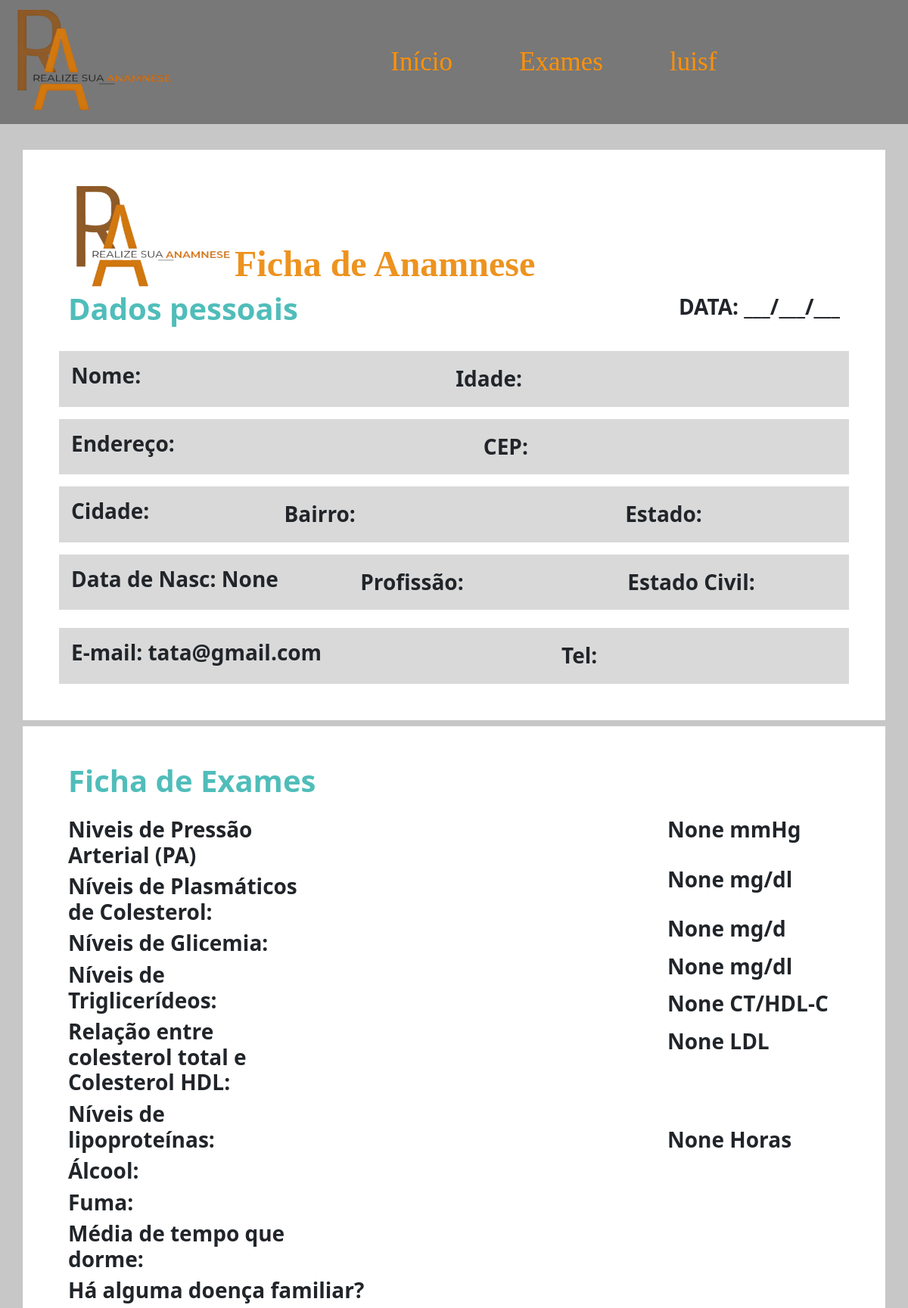
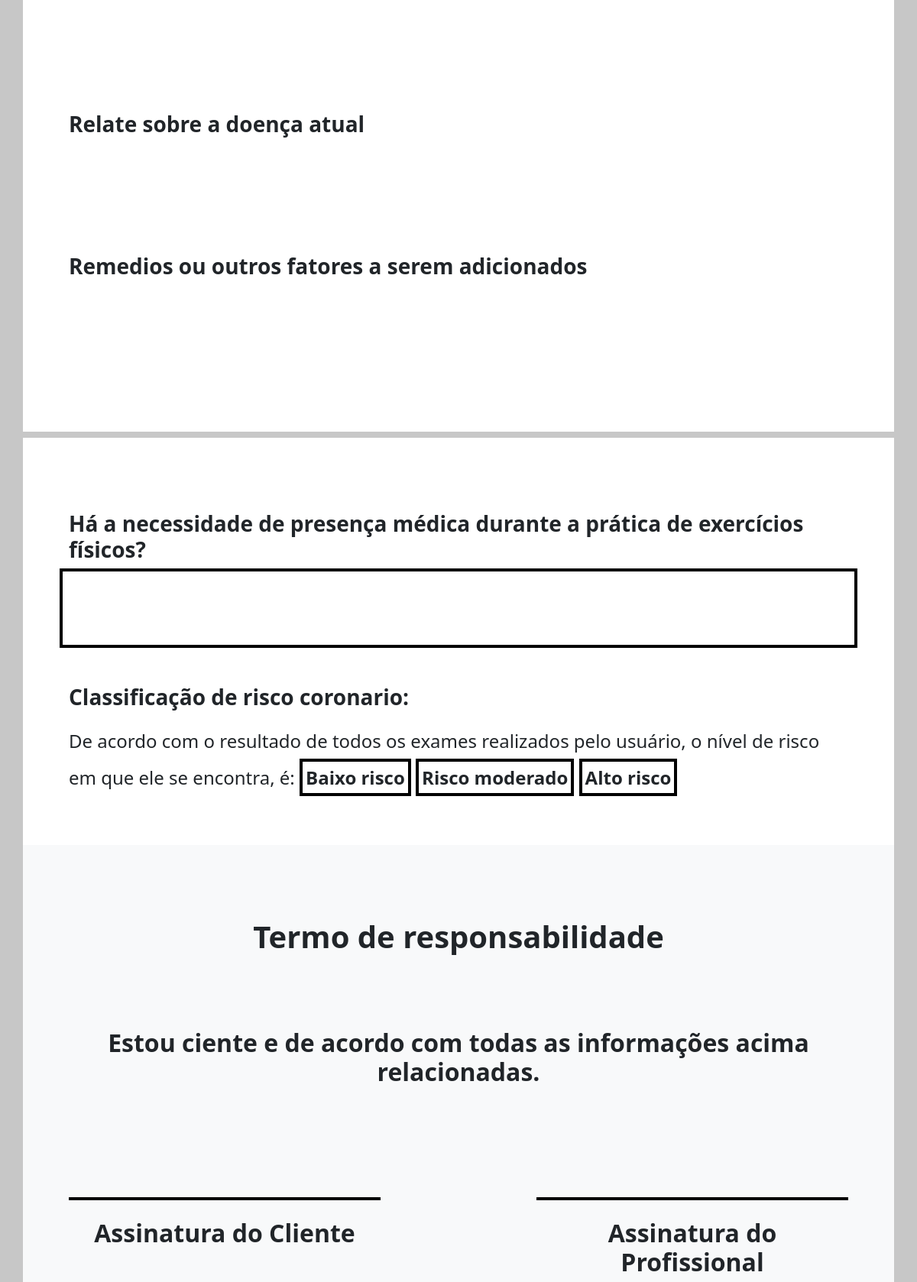
Page /1/ficha/ (signed in, upper part) on the committed database (2 pictures, top to bottom).
### anamnese/models.py (models this page shows, shortened)
class Ficha(models.Model):
    usuario = models.ForeignKey(Cadastro, on_delete=models.CASCADE, null=True, blank=True)
    nome = models.CharField(max_length=100, blank=True)
    endereco = models.TextField(blank=True)
    data_nascimento = models.DateField(blank=True, null=True)
    sexo = models.CharField(max_length=20, blank=True)
    profissao = models.CharField(max_length=100, blank=True)
    estado_civil = models.CharField(max_length=100, blank=True)
    fuma = models.CharField(max_length=15, blank=True)
    alcool = models.CharField(max_length=15, blank=True)
    doencas_familiares = models.TextField(blank=True)
    doencas_pessoais = models.TextField(blank=True)
    doencas_atual = models.TextField(blank=True)
    remedios = models.TextField(blank=True)
    tempo_medio_sono = models.IntegerField(blank=True, null=True)
    nivel_glicemia = models.FloatField(blank=True, null=True)
    nivel_colesterol = models.FloatField(blank=True, null=True)
    nivel_plasmaticos_colesterol = models.FloatField(blank=True, null=True)
    nivel_triglicerideos = models.FloatField(blank=True, null=True)
    nivel_lipoproteinas_plasmaticos = models.FloatField(blank=True, null=True)
    nivel_pressão_arterial = models.FloatField(blank=True, null=True)

class Cadastro(models.Model):
    nome_usuario = models.CharField(max_length=100, blank=True)
    email = models.EmailField(blank=True)
    senha = models.CharField(max_length=100, blank=True)
    CPF = models.CharField(max_length=25, blank=True)

### anamnese/views.py (the view)
# urls.py: path('ficha/', views.fficha, name="ficha"),
@login_required
def fficha(request, cadastro_id):
    ficha = Ficha.objects.get(id=cadastro_id)
    contexto = {
        'ficha': ficha,
        'cadastro_id': cadastro_id  # Inclui 'cadastro_id' no contexto
    }
    return render(request, 'anamnese/ficha.html', contexto)

### anamnese/templates/anamnese/ficha.html (shortened to what this page needs)
{% load static %}
<!DOCTYPE html>
<html lang="pt-BR">
<head>
  <link href="https://cdn.jsdelivr.net/npm/bootstrap@5.3.2/dist/css/bootstrap.min.css" rel="stylesheet">
  <link rel="stylesheet" href="{% static 'css/style.css'%}">
</head>
<body id="ficha">
  <header class="mb-5 header-apresentacao">
    <nav class="navbar navbar-expand-lg bg-body-tertiary nav-apresentacao" style="background: rgba(0, 0, 0, 0.40) !important;">
      <div class="container-fluid">
        <a class="navbar-brand" href="#">
          <img src="{% static 'img/logo12 1.svg'%}" alt="">
        </a>
        <div class="collapse navbar-collapse"  id="navbarSupportedContent">
          <ul class="navbar-nav ms-auto mb-2 mb-lg-0" style="margin-right: 40%; font-family: Times new Roman; background-color: transparent;" >
            <li class="nav-item" style="padding-right: 25%;">
              <a class="btn d-flex flex-column ps-0 text-laranja"   href="{% url 'anamnese:index_usuario' cadastro_id=cadastro_id %}">Início</a>
            </li>
            <li class="nav-item"style="padding-right: 25%;">
              <a class="btn d-flex flex-column ps-0 text-laranja"  href="#" data-bs-toggle="modal" data-bs-target="#examModal">Exames</a>
            </li>
            <li class="nav-item" style="padding-right: 25%;"> {% csrf_token %}
              {% if request.user.is_authenticated %}
                <button type="button" class="btn d-flex flex-column ps-0 text-laranja" style="background-color: transparent;" data-bs-toggle="modal" data-bs-target="#customModal" data-cadastro-id="{{ cadastro.id }}">
                {{ request.user.username |slice:":6"}} </button>
              {% else %}
                <button type="button" class="btn d-flex flex-column ps-0 text-laranja" style="background-color: transparent;" data-bs-toggle="modal" data-bs-target="#contactModal">
                  Login </button>
              {% endif %}
            </li>
          </ul>
        </div>
      </div>
    </nav>
  </header>
  <main class="container-fluid container-md h-100">
    <section class="row folha-1 p-5 mt-5 bg-white">
      <div class="d-flex align-items-end cabecalho-folha">
        <img src="./img/logo12 1.svg" alt="">
        <h1 class="">Ficha de Anamnese</h1>
      </div>
      <div class="d-flex justify-content-between fw-bold">
        <h2 class="text-azul fs-1 fw-semibold">Dados pessoais</h2>
        <span class="fs-3">DATA: ___/___/___</span>
      </div>
      <div class="d-flex p-3 mt-4 bg-cinza">
        <h3 class="fw-bold">Nome: {{ ficha.nome }}</h3>
        <h3 class="fw-bold m-auto">Idade: {{ ficha.idade }}</h3>
      </div>
      <div class="d-flex p-3 mt-3 bg-cinza">
        <h3 class="fw-bold">Endereço: {{ ficha.endereco }}</h3>
        <h3 class="fw-bold m-auto">CEP: {{ ficha.cep }}</h3>
      </div>
      <div class="d-flex p-3 mt-3 bg-cinza">
        <h3 class="fw-bold">Cidade: {{ ficha.cidade }}</h3>
        <h3 class="fw-bold m-auto">Bairro: {{ ficha.bairro }}</h3>
        <h3 class="fw-bold m-auto">Estado: {{ ficha.estado }}</h3>
      </div>
      <div class="d-flex p-3 mt-3 bg-cinza">
        <h3 class="fw-bold">Data de Nasc: {{ ficha.data_nascimento }}</h3>
        <h3 class="fw-bold m-auto">Profissão: {{ ficha.profissao }}</h3>
        <h3 class="fw-bold m-auto">Estado Civil: {{ ficha.estado_civil }}</h3>
      </div>
      <div class="d-flex p-3 mt-4 bg-cinza">
        <h3 class="fw-bold">E-mail: {{ ficha.usuario.email }}</h3>
        <h3 class="fw-bold m-auto">Tel: {{ ficha.usuario.telefone }}</h3>
      </div>
    </section>
    <section class="row justify-content-between bg-white p-5 mt-2">
      <h1 class="text-azul fs-1 fw-semibold mb-4">Ficha de Exames</h1>
      <div class="col-4">
        <h2 class="fw-semibold fs-3">Niveis de Pressão Arterial (PA)</h2>
        <h2 class="fw-semibold fs-3">Níveis de  Plasmáticos de Colesterol:</h2>
        <h2 class="fw-semibold fs-3">Níveis de Glicemia: </h2>
        <h2 class="fw-semibold fs-3">Níveis de Triglicerídeos:</h2>
        <h2 class="fw-semibold fs-3">Relação entre colesterol total e Colesterol HDL:</h2>
        <h2 class="fw-semibold fs-3">Níveis de lipoproteínas: </h2>
        <h2 class="fw-semibold fs-3">Álcool:</h2>
        <h2 class="fw-semibold fs-3">Fuma:</h2>
        <h2 class="fw-semibold fs-3">Média de tempo que dorme:</h2>
      </div>
      <div class="col-4">
        <div class="d-flex justify-content-start mb-4">
          <span class="px-5 py-3 fw-bold "></span>
          <h3 class="fw-semibold">{{ ficha.nivel_pressão_arterial }} mmHg</h3>
        </div>
        <div class="d-flex justify-content-start mb-4">
          <span class="px-5 py-3 fw-bold "></span>
          <h3 class="fw-semibold">{{ ficha.nivel_colesterol }} mg/dl</h3>
        </div>
        <div class="d-flex justify-content-start mb-2">
          <span class="px-5 py-3 fw-bold "></span>
          <h3 class="fw-semibold">{{ ficha.nivel_glicemia }} mg/d</h3>
        </div>
        <div class="d-flex justify-content-start mb-2">
          <span class="px-5 py-3 fw-bold "></span>
          <h3 class="fw-semibold">{{ ficha.nivel_triglicerideos }} mg/dl</h3>
        </div>
        <div class="d-flex justify-content-start mb-2">
          <span class="px-5 py-3 fw-bold "></span>
          <h3 class="fw-semibold">{{ ficha.nivel_plasmaticos_colesterol }} CT/HDL-C</h3>
        </div>
        <div class="d-flex justify-content-start mb-2">
          <span class="px-5 py-3 fw-bold "></span>
          <h3 class="fw-semibold">{{ ficha.nivel_lipoproteinas_plasmaticos }} LDL</h3>
        </div>
        <div class="d-flex justify-content-start mb-2">
          <span class="px-5 py-3 fw-bold ">{{ ficha.alcool}}</span>
        </div>
        <div class="d-flex justify-content-start mb-2">
          <span class="px-5 py-3 fw-bold ">{{ ficha.fuma }}</span>
        </div>
        <div class="d-flex justify-content-start mb-5">
          <span class="px-5 py-3 fw-bold "></span>
          <h3 class="fw-semibold">{{ ficha.tempo_medio_sono }} Horas</h3>
        </div>
      </div>
      <h3 class="fw-semibold">Há alguma doença familiar?</h3>
      <div class="w-100 p-5 mb-5 " style="font-size: 20px;">{{ ficha.doencas_familiares }}</div>
      <h3 class="fw-semibold">Relate sobre a doença atual</h3>
      <div class="w-100 p-5 mb-5 " style="font-size: 20px;">{{ ficha.doencas_atual }}</div>
      <h3 class="fw-semibold">Remedios ou outros fatores a serem adicionados</h3>
      <div class="w-100 p-5 mb-5 " style="font-size: 20px;">{{ ficha.remedios }}</div>
    </section>
    <section class="row folha-3 p-5 mt-2 bg-white">
      <h3 class="fw-semibold mt-5">Há a necessidade de presença médica durante a prática de exercícios físicos?</h3>
      <div class="w-100 p-5 mb-5 borda-preta" ></div>
      <h3 class="fw-semibold mb-3">Classificação de risco coronario:</h3>
      <p class="fs-4 lh-lg">De acordo com o resultado de todos os exames realizados pelo usuário, o nível de risco em que ele se encontra,  é:  <span class="fw-semibold p-1" style="border: 4px solid #000">Baixo risco</span>     <span class="fw-semibold p-1" style="border: 4px solid #000">Risco moderado</span>      <span class="fw-semibold p-1" style="border: 4px solid #000">Alto risco</span></p>
    </section>
    <section class="row p-5 termo-responsabilidade bg-light">
      <h4 class="fw-bold fs-1 text-center pt-5 mb-5">Termo de responsabilidade</h4>
      <h5 class="fw-bold fs-2 text-center pt-5 mb-5">Estou ciente e de acordo com todas as informações acima relacionadas.</h5>
      <div class="d-flex justify-content-between my-5">
        <h6 class="fs-2 fw-bold pt-4 my-5 text-center borda-cima w-40">Assinatura do Cliente</h6>
        <h6 class="fs-2 fw-bold pt-4 my-5 text-center borda-cima w-40">Assinatura do Profissional</h6>
      </div>
    </section>
  </main>
</body>
</html>

### static/css/style.css (style rules this page uses)
* { padding: 0; margin: 0; }
body#ficha { background-color: #C7C7C7; }
header.header-apresentacao { height: 150px !important; }
nav.nav-apresentacao { background-color: transparent !important; }
section:not(section.section-principal, section.bg-laranja, section.criadores) { background-color: #D8EAF0; }
.bg-cinza { background-color: #D9D9D9; }
.text-laranja { color: #FF9104; font-size: 35px; }
.text-azul { color: #50BDBA !important; }
.cabecalho-folha > h1 { color: #ED931F; text-align: center; font-family: Times New Roman; font-size: 3rem; font-style: normal; font-weight: 700; line-height: normal; }
.borda-preta { border: 4px solid #000; }
.borda-cima { border-top: 4px solid #000; }
.w-40 { width: 40%; }

### rows in the picture
Ficha: data_nascimento "None", usuario.email "tata@gmail.com", nivel_pressão_arterial "None", nivel_colesterol "None", nivel_glicemia "None", nivel_triglicerideos "None", nivel_plasmaticos_colesterol "None", nivel_lipoproteinas_plasmaticos "None", tempo_medio_sono "None"

### other values in the picture
{{ request.user.username |slice:":6" }} "luisf"
